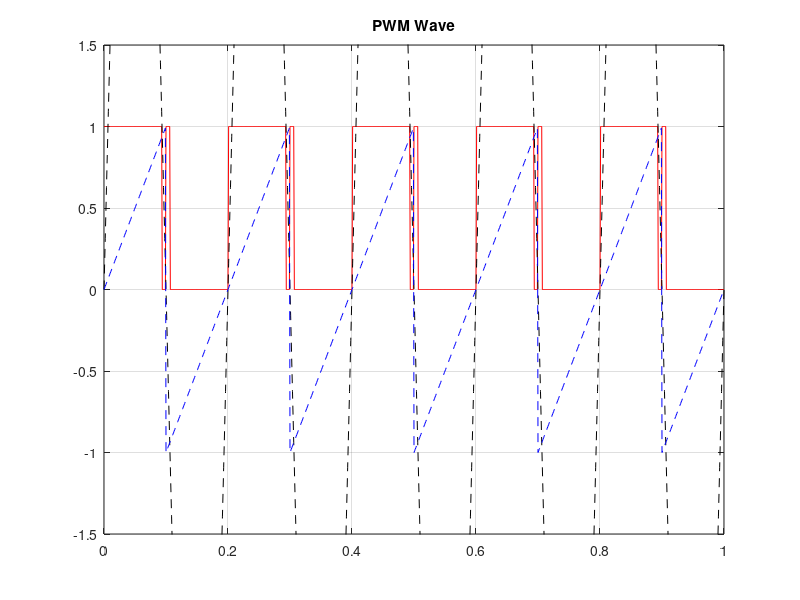

Source code (MATLAB):
clc;
fm=input('Enter frequency of the message signal: ');
fs=input('Enter frequency of the sawtooth signal: ');
Vm=input('Enter amplitude of the message signal: ');
t=0:0.001:1;
s=sawtooth(2*pi*fs*t+pi);
m=Vm*sin(2*fm*pi*t);
n=length(s);
for i=1:n
    if(m(i)>=s(i))
        pwm(i)=1;
    else
        pwm(i)=0;
    end
end
plot(t,pwm,'-r',t,m,'--k',t,s,'--b');
grid;
title('PWM Wave');
axis([0 1 -1.5 1.5]);

